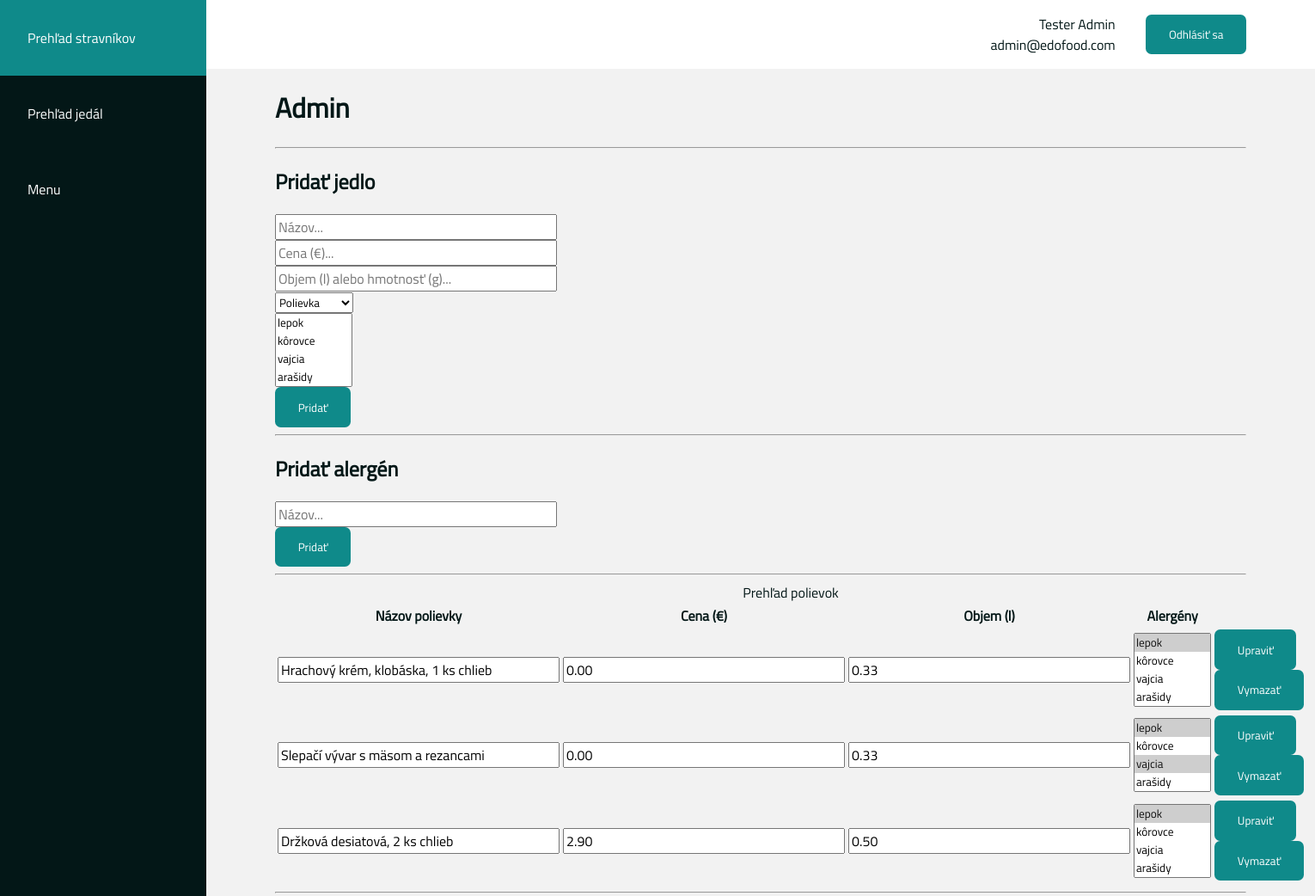
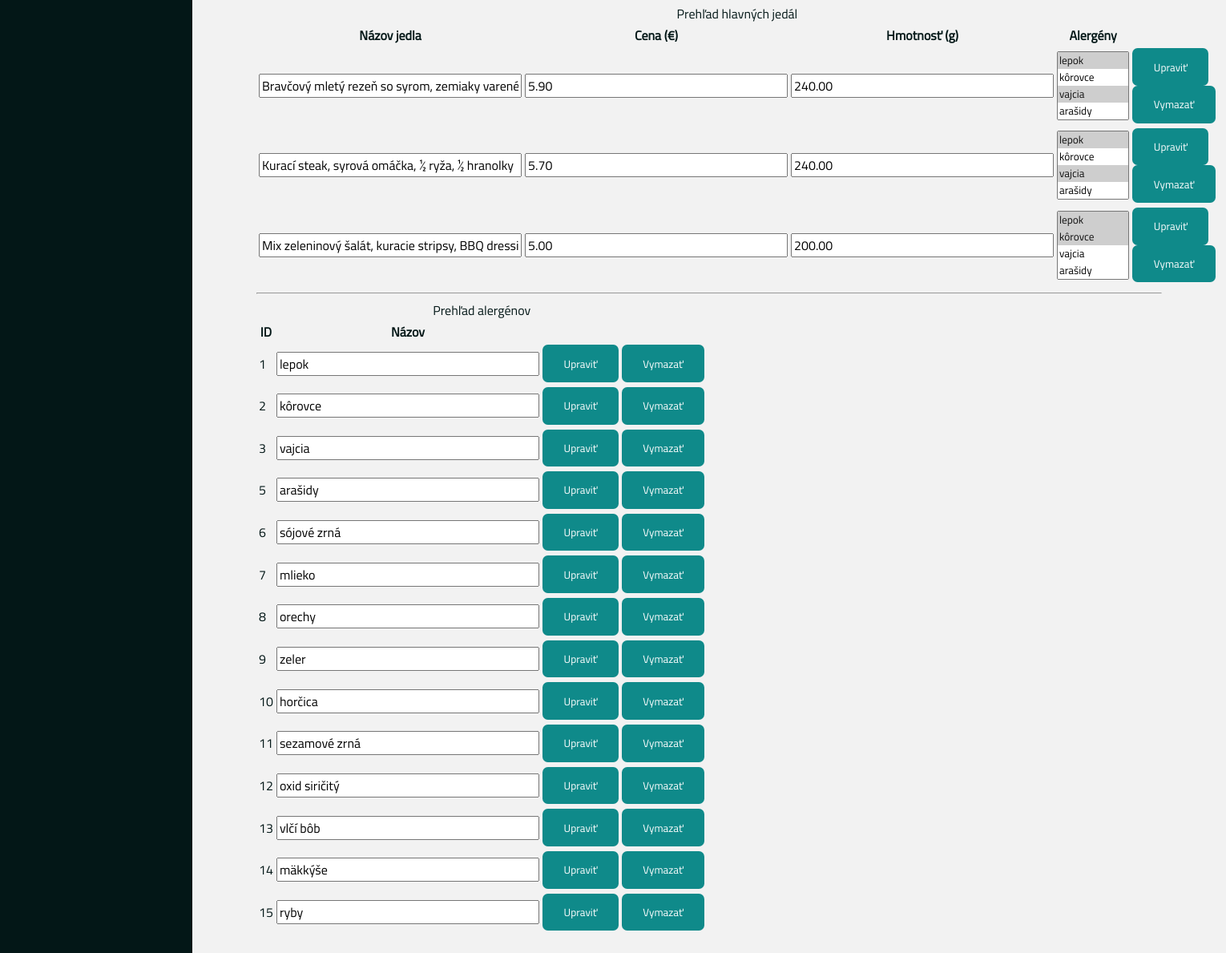
The page /admin.php?page=meals (signed in) on the database its author committed (2 pictures, top to bottom).
### tables this page shows
CREATE TABLE IF NOT EXISTS `people` (
  `id` int(10) unsigned NOT NULL,
  `full_name` varchar(255) NOT NULL,
  `email` varchar(255) NOT NULL,
  `password` varchar(255) NOT NULL,
  `credit` decimal(10,2) unsigned NOT NULL DEFAULT 0.00,
  `admin` enum('Y','N') NOT NULL DEFAULT 'N',
  `last_edit` timestamp NOT NULL DEFAULT current_timestamp() ON UPDATE current_timestamp(),
  PRIMARY KEY (`id`),
  UNIQUE KEY `email` (`email`)
);

CREATE TABLE IF NOT EXISTS `meals` (
  `id` int(10) unsigned NOT NULL AUTO_INCREMENT,
  `name` varchar(255) NOT NULL,
  `price` decimal(10,2) unsigned NOT NULL,
  `amount` decimal(10,2) unsigned NOT NULL,
  `meal_type` enum('soup','main_dish') NOT NULL,
  `last_edit` timestamp NOT NULL DEFAULT current_timestamp() ON UPDATE current_timestamp(),
  PRIMARY KEY (`id`)
);

CREATE TABLE IF NOT EXISTS `allergens` (
  `id` int(10) unsigned NOT NULL AUTO_INCREMENT,
  `name` varchar(255) NOT NULL,
  `last_edit` timestamp NOT NULL DEFAULT current_timestamp() ON UPDATE current_timestamp(),
  PRIMARY KEY (`id`)
);

### web/functions/authentification.php (called while the page is built, shortened)
<?php
require_once $_SERVER['DOCUMENT_ROOT'] . '/functions/db.php';
function get_logged_in_user($db)
{
    $user_id = $_SESSION['user-id'] ?? null;
    if (
        $user_id !== null &&
        $db->is_valid_user_id($user_id)
    )
    {
        return $user_id;
    }
    return null;
}
?>

### web/functions/db.php (called while the page is built, shortened)
<?php
require_once $_SERVER['DOCUMENT_ROOT'] . '/functions/validators.php';
class Database
{
    private $db = null;
    public function __construct()
    {
        $host = 'localhost';
        $user = 'root';
        $password = '';
        $database = 'edo_food';
        $this->db = new mysqli($host, $user, $password, $database);
        $this->db->set_charset('utf8mb4');
    }
    public function is_valid_user_id($user_id)
    {
        $user_id = $this->db->real_escape_string($user_id);
        $query =
        "SELECT
            COUNT(*) AS `count`
        FROM `people`
        WHERE
            `people`.`id` = $user_id
        ;";
        $q = $this->db->query($query);
        $row = $q->fetch_assoc();
        return intval($row['count']) === 1;
    }
    public function get_person($user_id)
    {
        $user_id = $this->db->real_escape_string($user_id);
        $query =
        "SELECT
            `people`.`id` AS `id`,
            `people`.`full_name` AS `full_name`,
            `people`.`email` AS `email`
        FROM `people`
        WHERE
            `people`.`id` = $user_id
        ;";
        $q = $this->db->query($query);
        $row = $q->fetch_assoc();
        return $row;
    }
    public function get_meals($meal_type = null)
    {
        $query =
        "SELECT
            `meals`.`id` AS `id`,
            `meals`.`name` AS `name`,
            `meals`.`price` AS `price`,
            `meals`.`amount` AS `amount`,
            `meals`.`meal_type` AS `meal_type`
        FROM `meals`
        ";
        if (is_valid_meal_type($meal_type))
        {
            $meal_type = $this->db->real_escape_string($meal_type);
            $query .= "WHERE `meals`.`meal_type` = TRIM('$meal_type')";
        }
        $query .= ";";
        $meals = [];
        $q = $this->db->query($query);
        while ($row = $q->fetch_assoc())
        {
            $meal = $row;
            $meal['allergens'] = $this->get_meal_allergens($meal['id']);
            $meals[] = $meal;
        }
        return $meals;
    }
    public function get_allergens()
    {
        $query =
        "SELECT
            `allergens`.`id` AS `id`,
            `allergens`.`name` AS `name`
        FROM `allergens`
        ;";
        $allergens = [];
        $q = $this->db->query($query);
        while ($row = $q->fetch_assoc())
        {
            $allergens[] = $row;
        }
        return $allergens;
    }
    private function get_meal_allergens($meal_id)
    {
        $meal_id = $this->db->real_escape_string($meal_id);
        $query =
        "SELECT
            `allergens`.`id` AS `id`,
            `allergens`.`name` AS `name`
        FROM `allergens`
            JOIN `meals_allergens` ON (`meals_allergens`.`allergen` = `allergens`.`id`)
        WHERE `meals_allergens`.`meal` = $meal_id
        ;";
        $allergens = [];
        $q = $this->db->query($query);
        while ($row = $q->fetch_assoc())
        {
            $allergens[] = $row;
        }
        return $allergens;
    }
}
?>

### web/functions/validators.php (called while the page is built, shortened)
<?php
function is_valid_string($value)
{
    $invalid_values =
    [
        null,
        '',
    ];
    return
        !in_array($value, $invalid_values, true) &&
        is_string($value);
}
function is_valid_meal_type($value)
{
    $valid_values =
    [
        'soup',
        'main_dish',
    ];
    return
        is_valid_string($value) &&
        in_array($value, $valid_values, true);
}
?>

### web/pages/admin/meals.php (the view, shortened to what this page needs)
<hr>
<div id="add-meal-form">
    <h2>Pridať jedlo</h2>
    <div>
        <input type="text" id="name" placeholder="Názov...">
    </div>
    <div>
        <input type="number" id="price" placeholder="Cena (€)...">
    </div>
    <div>
        <input type="number" id="amount" placeholder="Objem (l) alebo hmotnosť (g)...">
    </div>
    <div>
        <select id="meal-type">
            <option value="soup">Polievka</option>
        </select>
    </div>
    <div>
        <select id="allergens" multiple>
<?php
foreach ($allergens as $allergen)
{
    echo("<option value=\"{$allergen['id']}\">{$allergen['name']}</option>\n");
}
?>
        </select>
    </div>
    <div>
        <button onclick="addMeal()">Pridať</button>
    </div>
</div>
<hr>
<div id="add-allergen-form">
    <h2>Pridať alergén</h2>
    <div>
        <input type="text" id="allergen-name" placeholder="Názov...">
    </div>
    <div>
        <button onclick="addAllergen()">Pridať</button>
    </div>
</div>
<hr>
<table>
    <caption>Prehľad polievok</caption>
    <thead>
        <tr>
            <th>Názov polievky</th>
            <th>Cena (&euro;)</th>
            <th>Objem (l)</th>
            <th>Alergény</th>
            <th></th>
        </tr>
    </thead>
    <tbody>
<?php
foreach ($soups as $soup)
{
    $id = $soup['id'];
    $soup_allergen_ids = [];
    foreach ($soup['allergens'] as $soup_allergen)
    {
        $soup_allergen_ids[] = $soup_allergen['id'];
    }
    echo("<tr>\n");
    echo("<td>\n");
    echo("<input type=\"text\" id=\"meal-name-$id\" value=\"{$soup['name']}\">\n");
    echo("</td>\n");
    echo("<td>\n");
    echo("<input type=\"number\" id=\"meal-price-$id\" value=\"{$soup['price']}\">\n");
    echo("</td>\n");
    echo("<td>\n");
    echo("<input type=\"number\" id=\"meal-amount-$id\" value=\"{$soup['amount']}\">\n");
    echo("</td>\n");
    echo("<td>\n");
    echo("<select id=\"meal-allergens-$id\" multiple>\n");
    foreach ($allergens as $allergen)
    {
        $selected = in_array($allergen['id'], $soup_allergen_ids) ? 'selected' : '';
        echo("<option value=\"{$allergen['id']}\" $selected>{$allergen['name']}</option>\n");
    }
    echo("</select>\n");
    echo("</td>\n");
    echo("<td>\n");
    echo("<button onclick=\"updateMeal($id)\">Upraviť</button>\n");
    echo("<button onclick=\"deleteMeal($id)\">Vymazať</button>\n");
    echo("</td>\n");
    echo("<tr>\n");
}
?>
    </tbody>
</table>
<hr>
<table>
    <caption>Prehľad hlavných jedál</caption>
    <thead>
        <tr>
            <th>Názov jedla</th>
            <th>Cena (&euro;)</th>
            <th>Hmotnosť (g)</th>
            <th>Alergény</th>
            <th></th>
        </tr>
    </thead>
    <tbody>
<?php
foreach ($main_dishes as $main_dish)
{
    $id = $main_dish['id'];
    $main_dish_allergen_ids = [];
    foreach ($main_dish['allergens'] as $main_dish_allergen)
    {
        $main_dish_allergen_ids[] = $main_dish_allergen['id'];
    }
    echo("<tr>\n");
    echo("<td>\n");
    echo("<input type=\"text\" id=\"meal-name-$id\" value=\"{$main_dish['name']}\">\n");
    echo("</td>\n");
    echo("<td>\n");
    echo("<input type=\"number\" id=\"meal-price-$id\" value=\"{$main_dish['price']}\">\n");
    echo("</td>\n");
    echo("<td>\n");
    echo("<input type=\"number\" id=\"meal-amount-$id\" value=\"{$main_dish['amount']}\">\n");
    echo("</td>\n");
    echo("<td>\n");
    echo("<select id=\"meal-allergens-$id\" multiple>\n");
    foreach ($allergens as $allergen)
    {
        $selected = in_array($allergen['id'], $main_dish_allergen_ids) ? 'selected' : '';
        echo("<option value=\"{$allergen['id']}\" $selected>{$allergen['name']}</option>\n");
    }
    echo("</select>\n");
    echo("</td>\n");
    echo("<td>\n");
    echo("<button onclick=\"updateMeal($id)\">Upraviť</button>\n");
    echo("<button onclick=\"deleteMeal($id)\">Vymazať</button>\n");
    echo("</td>\n");
    echo("<tr>\n");
}
?>
    </tbody>
</table>
<hr>
<table>
    <caption>Prehľad alergénov</caption>
    <thead>
        <tr>
            <th>ID</th>
            <th>Názov</th>
        </tr>
    </thead>
    <tbody>
<?php
foreach ($allergens as $allergen)
{
    $id = $allergen['id'];
    echo("<tr>\n");
    echo("<td>\n");
    echo("{$allergen['id']}\n");
    echo("</td>\n");
    echo("<td>\n");
    echo("<input type=\"text\" id=\"allergen-name-$id\" value=\"{$allergen['name']}\">\n");
    echo("</td>\n");
    echo("<td>\n");
    echo("<button onclick=\"updateAllergen($id)\">Upraviť</button>\n");
    echo("<button onclick=\"deleteAllergen($id)\">Vymazať</button>\n");
    echo("</td>\n");
    echo("<tr>\n");
}
?>
    </tbody>
</table>

### web/admin.php (shortened to what this page needs)
<?php
require_once $_SERVER['DOCUMENT_ROOT'] . '/functions/db.php';
require_once $_SERVER['DOCUMENT_ROOT'] . '/functions/authentification.php';
$db = new Database();
$logged_in_person = $db->get_person(get_logged_in_user($db));
$soups = $db->get_meals('soup');
$main_dishes = $db->get_meals('main_dish');
$allergens = $db->get_allergens();
?>
<!DOCTYPE html>
<html lang="sk">
    <head>
        <link rel="stylesheet" href="./css/main.css">
    </head>
    <body>
        <div class="user-info">
            <span>
                <p><?php echo($logged_in_person['full_name']); ?></p>
                <p><?php echo($logged_in_person['email']); ?></p>
            </span>
            <span>
                <button onclick="logout()">Odhlásiť sa</button>
            </span>
        </div>
        <nav>
            <a href="?page=people">Prehľad stravníkov</a>
            <a href="?page=meals">Prehľad jedál</a>
            <a href="?page=menu-items">Menu</a>
        </nav>
        <main>
            <h1>Admin</h1>
<?php
$page = $_GET['page'] ?? null;
switch ($page)
{
    case 'meals':
        include $_SERVER['DOCUMENT_ROOT'] . '/pages/admin/meals.php';
        break;
}
?>
        </main>
    </body>
</html>

### web/css/main.css (style rules this page uses)
* { --primary-color: hsl(180, 80%, 5%); --secondary-color: hsl(180, 80%, 30%); --nav-width: 15em; font-family: 'Titillium' }
body { background-color: hsl(0, 0%, 95%); color: var(--primary-color); margin: 0; padding: 0; }
nav { background-color: var(--primary-color); position: fixed; top: 0; left: 0; width: var(--nav-width); height: 100%; }
nav a { color: white; text-decoration: none; display: block; padding: 2em; }
.user-info { background-color: white; position: fixed; top: 0; right: 0; width: 100%; text-align: right; padding-right: 5em; }
.user-info span { display: inline-block; vertical-align: middle; padding-top: 1em; padding-bottom: 1em; padding-left: 2em; }
.user-info p { margin: 0; }
main { margin-left: var(--nav-width); padding: 5em; }
button { background-color: var(--secondary-color); color: white; border: none; padding: 1em 2em; border-radius: 0.5em; cursor: pointer; }
input { font-size: 1em; width: 20em; }

### rows shown on the page
people: full_name "Tester Admin", email "admin@edofood.com"
meals: name "Slepačí vývar s mäsom a rezancami", price "0.00", amount "0.33"
meals: name "Držková desiatová, 2 ks chlieb", price "2.90", amount "0.50"
meals: name "Kurací steak, syrová omáčka, ½ ryža, ½ hranolky", price "5.70", amount "240.00"
allergens: id "1", name "lepok"
allergens: id "2", name "kôrovce"
allergens: id "3", name "vajcia"
allergens: id "5", name "arašidy"
allergens: id "6", name "sójové zrná"
allergens: id "7", name "mlieko"
allergens: id "8", name "orechy"
allergens: id "9", name "zeler"
allergens: id "10", name "horčica"
allergens: id "11", name "sezamové zrná"
allergens: id "12", name "oxid siričitý"
allergens: id "13", name "vlčí bôb"
allergens: id "14", name "mäkkýše"
allergens: id "15", name "ryby"

### other values the page prints
form field value "lepok ☑ / kôrovce / vajcia / arašidy"
form field value "lepok ☑ / kôrovce / vajcia ☑ / arašidy"
form field value "lepok ☑ / kôrovce ☑ / vajcia / arašidy"
